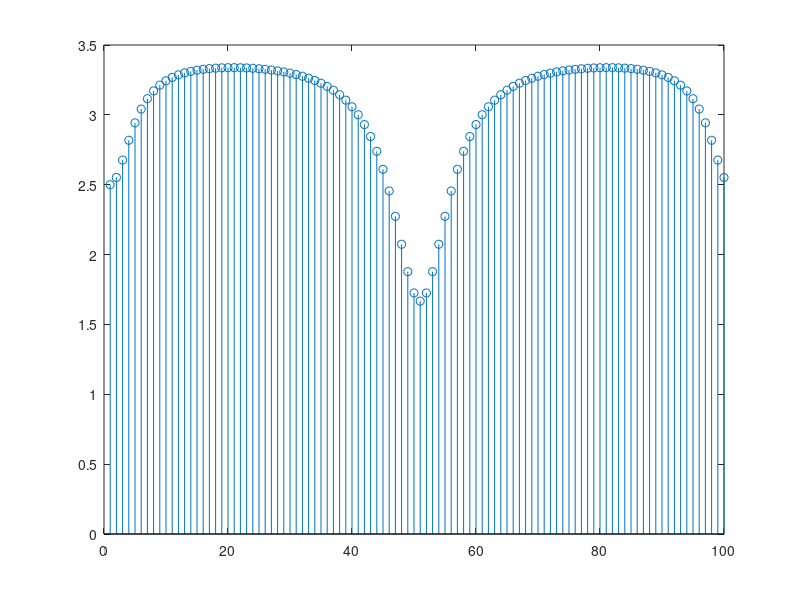

Reproduce this figure in MATLAB.
1;

% Muestras
	n = 100;

% Impulso
	I = [0 0 1 zeros(1,n-3)];

% Respuesta al impulso de Sistema
	y = [0 0];
	for j = 3:n
	%y(j) = 0.5 * y(j-1) - 0.25 * y(j-2) + I(j); %SISTEMA ESTABLE
	y(j) = 2 * I(j) - 0.1 * y(j-1) + 0.5 * y(j-2) - 3*I(j-2); % SISTEMA INESTABLE
	endfor



% Respuesta en frecuencia por TRANSFORMADA DE FOURIER
	Y1 = fft(y);
	stem(fftshift(abs(Y1)));

% Respuesta en frecuencia por FUNCION DE TRANSFERENCIA
	
	% Funcion de Transferencia de Sistema evaluada en z = e^(jw)
			w = 0:1/n:2*pi-1/n;
			z = e.^(w*(0+1i));
			%H = z.^2 ./ (z.^2 - 0.5*z + 0.25); %SISTEMA ESTABLE
			H = (2 * z.^2 - 3)./(z.^2 + 0.1*z -0.5); %SISTEMA INESTABLE
			%plot(abs(H));

 h = ifft(H);

